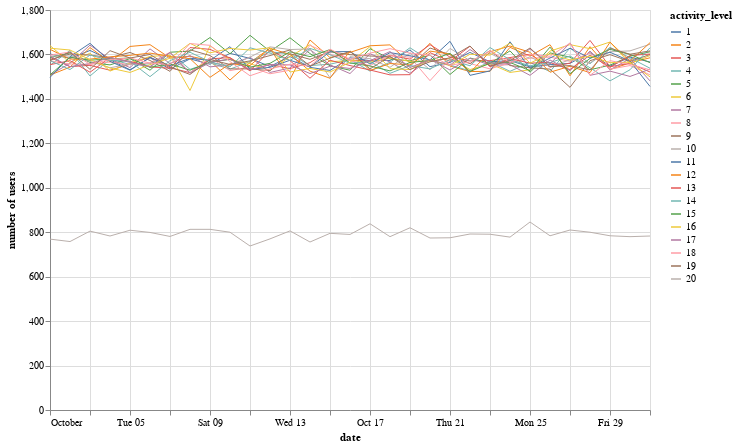

The cell this chart's notebook holds for it:
### Code cell
alt.Chart(activity).mark_line(size=1).encode(
alt.X('dt:T',axis=alt.Axis(title='date')),
alt.Y('userid:Q',axis=alt.Axis(title='number of users')),
tooltip=['activity_level'],
color='activity_level:N').properties(width=600,height=400)

### Figure 1 — Vega-Lite specification as saved in the notebook (floating-point values rounded to 4 significant figures; data arrays with more than 128 entries replaced by an {"elided": "..."} marker saying what was removed)
{"config": {"view": {"continuousWidth": 300, "continuousHeight": 300}}, "data": {"name": "data-23bb5d861b06c59f8360185c22900bf5"}, "mark": {"type": "line", "size": 1}, "encoding": {"color": {"field": "activity_level", "type": "nominal"}, "tooltip": [{"field": "activity_level", "type": "quantitative"}], "x": {"axis": {"title": "date"}, "field": "dt", "type": "temporal"}, "y": {"axis": {"title": "number of users"}, "field": "userid", "type": "quantitative"}}, "height": 400, "width": 600, "$schema": "https://vega.github.io/schema/vega-lite/v5.8.0.json", "datasets": {"data-23bb5d861b06c59f8360185c22900bf5": {"elided": "620 records"}}}
